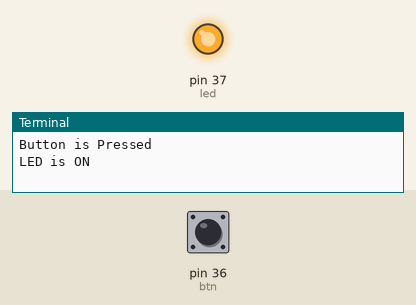
The program below on a simulated Raspberry Pi (header pin numbers). Parts: output pins drawn as LEDs (lit = HIGH), the last lines printed to the terminal. The inputs (shaded band) are chosen by the test bench; at power-on: pin 36 (btn) HIGH.

Above: at 1.2 s.
1.3 s: pin 36 (btn) pulled LOW for 0.15 s
At 2.0 s:
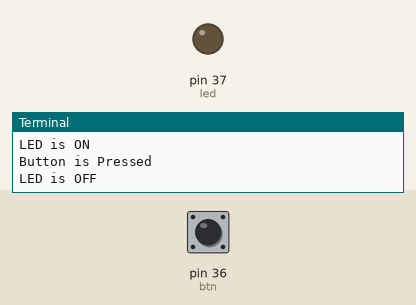
2.9 s: pin 36 (btn) pulled LOW for 1 s
At 4.5 s:
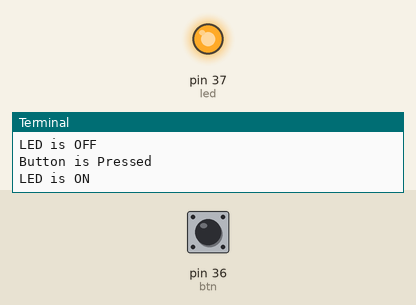
5.4 s: pin 36 (btn) pulled LOW for 3.2 s
At 9.3 s:
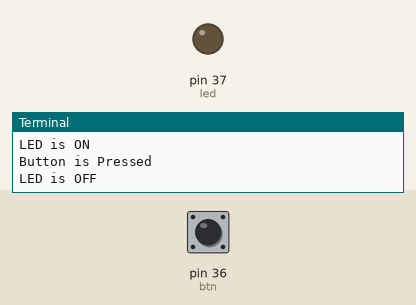
Timing chart, 0 to 10.8 s (numbered marks = the images above; inputs shaded):
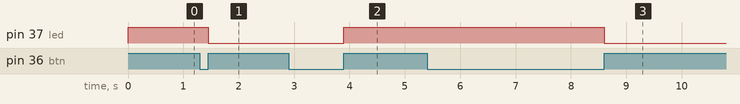

The program:

btn+led.py
```python
#from multiprocessing.connection import wait
#from gpiozero import LED, Button
#from signal import pause
from time import sleep
import RPi.GPIO as GPIO


GPIO.setmode(GPIO.BOARD)
btn = 36
pull = GPIO.PUD_UP
led = 37
fan = 40

GPIO.setup(btn, GPIO.IN, pull)
GPIO.setup(led, GPIO.OUT)
#GPIO.setup(fan, GPIO.OUT)

btn_state = False

while (1):
    if GPIO.input(btn) == 1:
        print("Button is Pressed")
        if btn_state == False:
            GPIO.output(led, True)
            print("LED is ON")
            btn_state = True
            sleep(1)
        else:
            GPIO.output(led, False)
            print("LED is OFF")
            btn_state = False
            sleep(1)
        while GPIO.input(btn) == 1:
            pass
```

Measured:
- after the input at 1.3 s, pin 37 (led): HIGH → LOW after 0.15 s
- after the input at 2.9 s, pin 37 (led): LOW → HIGH after 1.0 s
- after the input at 5.4 s, pin 37 (led): HIGH → LOW after 3.2 s
